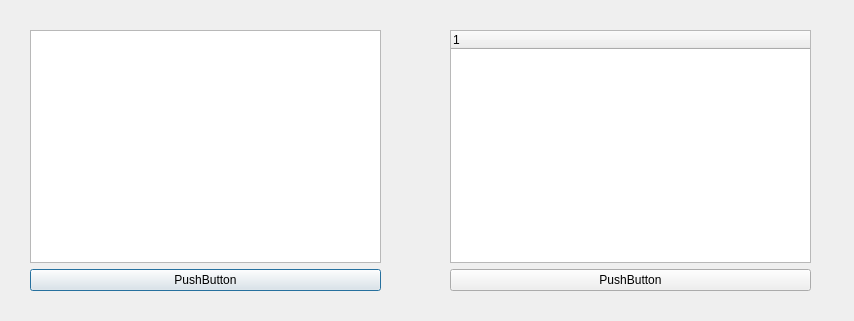
<?xml version="1.0" encoding="UTF-8"?>
<ui version="4.0">
 <class>helloqlist</class>
 <widget class="QDialog" name="helloqlist">
  <property name="geometry">
   <rect>
    <x>0</x>
    <y>0</y>
    <width>854</width>
    <height>321</height>
   </rect>
  </property>
  <property name="windowTitle">
   <string>Dialog</string>
  </property>
  <widget class="QWidget" name="">
   <property name="geometry">
    <rect>
     <x>30</x>
     <y>30</y>
     <width>351</width>
     <height>261</height>
    </rect>
   </property>
   <layout class="QVBoxLayout" name="verticalLayout">
    <item>
     <widget class="QListWidget" name="listWidget"/>
    </item>
    <item>
     <widget class="QPushButton" name="pushButton">
      <property name="text">
       <string>PushButton</string>
      </property>
     </widget>
    </item>
   </layout>
  </widget>
  <widget class="QWidget" name="">
   <property name="geometry">
    <rect>
     <x>450</x>
     <y>30</y>
     <width>361</width>
     <height>261</height>
    </rect>
   </property>
   <layout class="QVBoxLayout" name="verticalLayout_2">
    <item>
     <widget class="QTreeWidget" name="treeWidget">
      <column>
       <property name="text">
        <string notr="true">1</string>
       </property>
      </column>
     </widget>
    </item>
    <item>
     <widget class="QPushButton" name="pushButton_2">
      <property name="text">
       <string>PushButton</string>
      </property>
     </widget>
    </item>
   </layout>
  </widget>
 </widget>
 <resources/>
 <connections/>
</ui>
